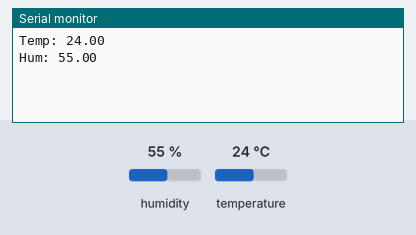
A sketch run on a simulated Arduino Uno, built with avr-gcc and run on an emulated ATmega328P. Parts: the last lines printed to the serial monitor. The inputs (shaded band) are chosen by the test bench; at power-on: humidity 55 %, temperature 24 °C.

Above: at 1.3 s.
1.4 s: humidity set to 22 %
At 10.7 s:
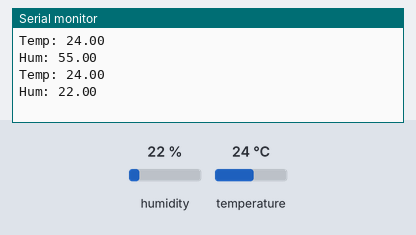
11.4 s: temperature set to 12 °C
At 21.0 s:
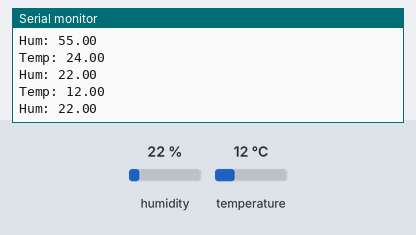
21.4 s: humidity set to 40 %
At 31.2 s:
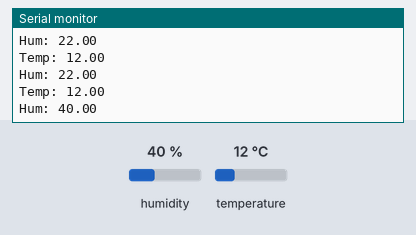
Timing chart, 0 to 32.7 s (numbered marks = the images above; inputs shaded):
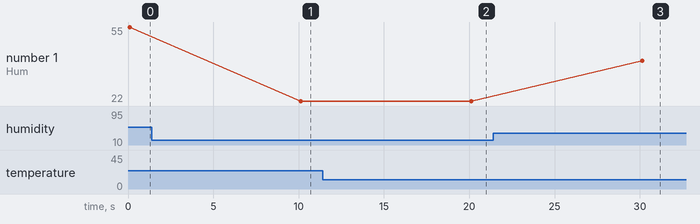

The sketch:

readingsDHT22.ino
```cpp
#include <DHT.h>
#include <DHT_U.h>
#define DHTTYPE DHT22   // DHT 22  (AM2302), AM2321

// DHT Sensor setup
uint8_t DHTPin = 12;        // on Pin 12 of the board
DHT dht(DHTPin, DHTTYPE);   // Initialize DHT sensor.

void setup() {
  // open serial connection
  Serial.begin(115200);
  delay(100);

  // start DHT sensor
  pinMode(DHTPin, INPUT);
  dht.begin();
}

void loop() {
  Serial.print("Temp: ");
  Serial.println(dht.readTemperature()); // Gets the values of the temperature
  Serial.print("Hum: ");
  Serial.println(dht.readHumidity()); // Gets the values of the humidity
  delay(10000);
}
```

Measured:
- after the input at 1.4 s, the serial monitor: prints a new line after 8.7 s (image 1)
- after the input at 11.4 s, the serial monitor: prints a new line after 8.7 s (image 2)
- after the input at 21.4 s, the serial monitor: prints a new line after 8.7 s (image 3)
- plotted number 1: 55 → 22 after the input at 1.4 s, 22 → 40 after the input at 21.4 s
